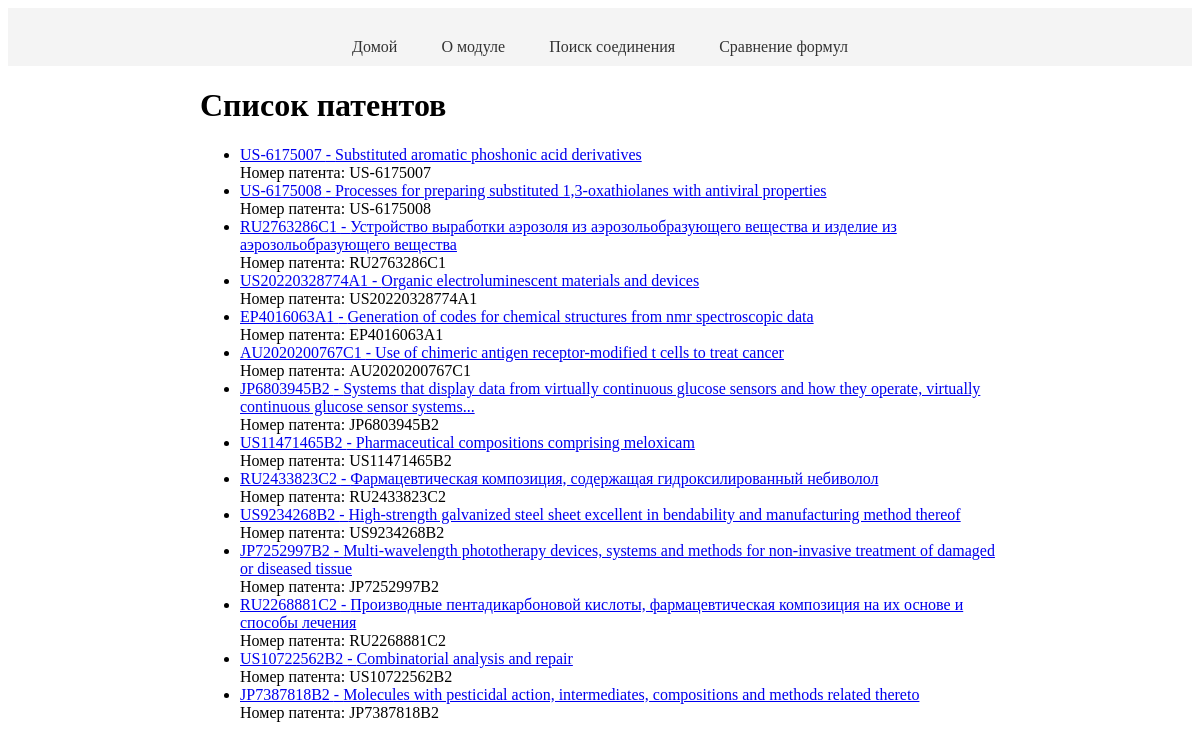
Before: / with the older database file.
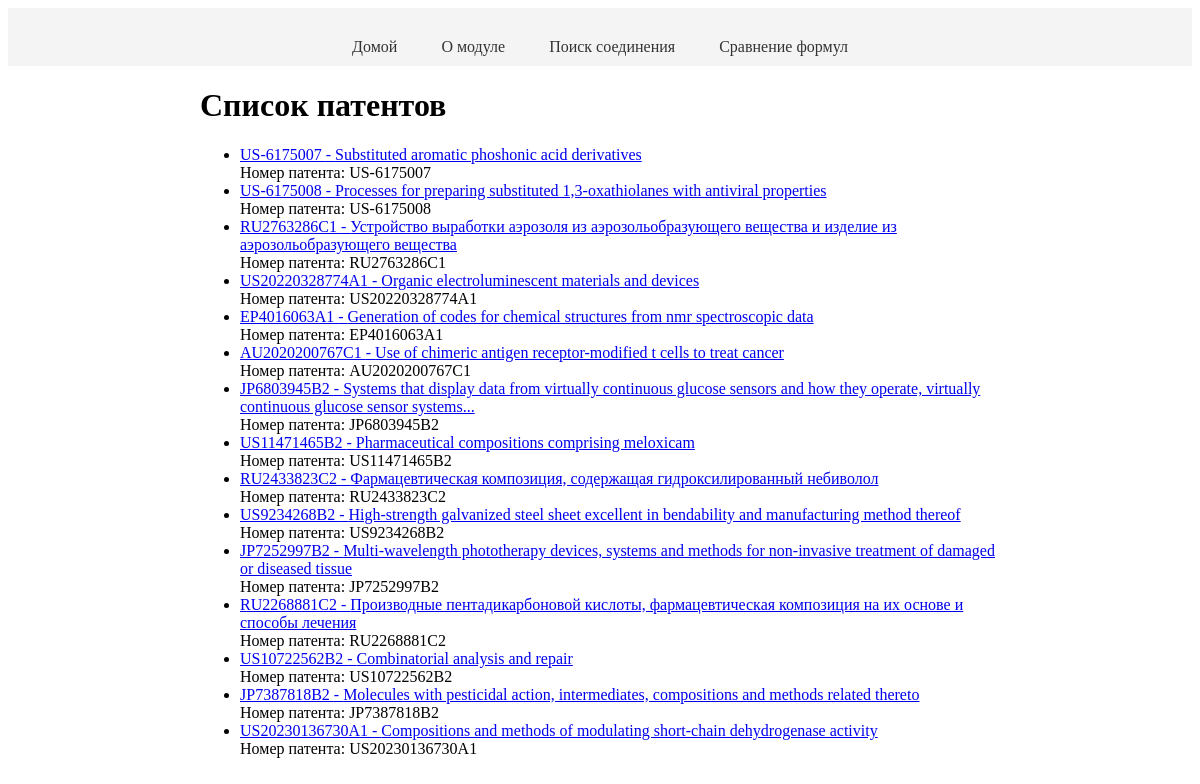
After: the same page with the newer database file.
### tables this page shows
CREATE TABLE patents (id INTEGER PRIMARY KEY AUTOINCREMENT, name TEXT, link TEXT, PatentNumber TEXT);

### app.py (the view)
@app.route('/')
def mainPage():
    patents = get_patents()
    return render_template('main.html', patents=patents)

### app.py (called while the page is built)
def get_patents():
    conn = sqlite3.connect('patents.db')
    cursor = conn.cursor()
    cursor.execute('SELECT id, name, PatentNumber, link FROM patents')
    patents = cursor.fetchall()
    conn.close()
    return patents

### templates/main.html (shortened to what this page needs)
<!DOCTYPE html>
<html>
<head>
    <link rel="stylesheet" type="text/css" href="{{ url_for('static', filename='styles.css') }}">
</head>
<body>
    <header>
        <nav>
            <ul class="navigation-menu">
                <li><a href="/">Домой</a></li>
                <li><a href="/about">О модуле</a></li>
                <li><a href="#">Поиск соединения</a></li>
                <li><a href="/similarity">Сравнение формул</a></li>
            </ul>
        </nav>
    </header>
    <div class="page-content">
        <h1>Список патентов</h1>
        <ul>
            {% for patent in patents %}
            <li>
                <a href="{{ patent[3] }}" target="_blank">{{ patent[2] }} - {{ patent[1] }}</a>
                <br>
                Номер патента: {{ patent[2] }}
            </li>
            {% endfor %}
        </ul>
    </div>
</body>
</html>

### static/styles.css (style rules this page uses)
header { background-color: #f4f4f4; padding: 10px 0; text-align: center; }
.navigation-menu { list-style-type: none; margin: 0; padding: 0; text-align: center; }
.navigation-menu li { display: inline; margin-right: 20px; }
.navigation-menu li:last-child { margin-right: 0; }
.navigation-menu li a { text-decoration: none; color: #333; padding: 5px 10px; border-radius: 5px; transition: background-color 0.3s ease; }
.content-slider, .navigation-menu { margin-top: 20px; }
.page-content { max-width: 800px; margin: 0 auto; }

Changed rows visible on the page:
added patents: PatentNumber "US20230136730A1", name "Compositions and methods of modulating short-chain dehydrogenase activity"
